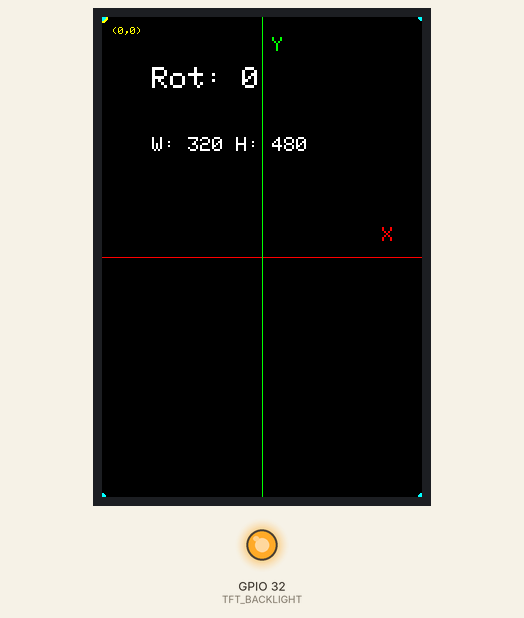
A sketch run on a simulated ESP32. On the bench: 320×480 colour display, output pins drawn as LEDs (lit = HIGH). Pins used as bus, display or sensor lines are not drawn; what the sketch prints to the serial monitor is not drawn.

Above: at 1.5 s.
At 10.9 s:
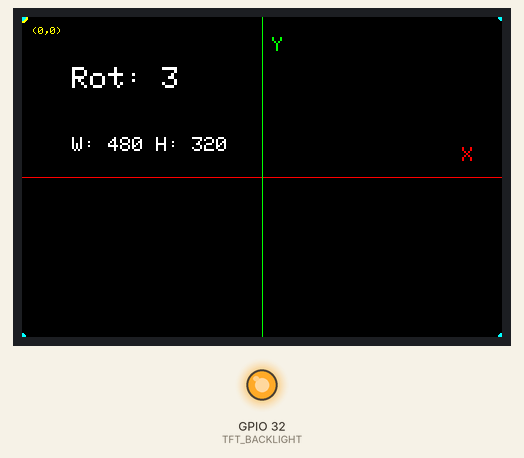
At 17.2 s:
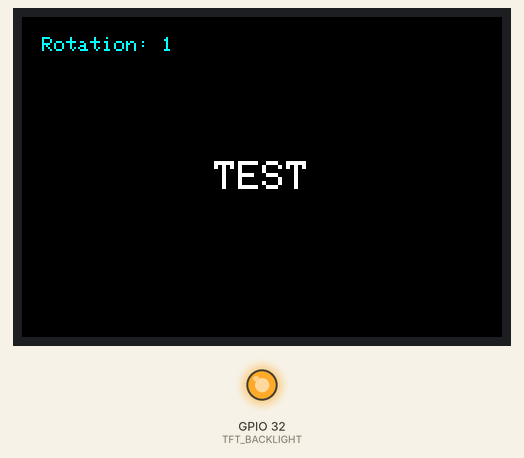
At 36.2 s:
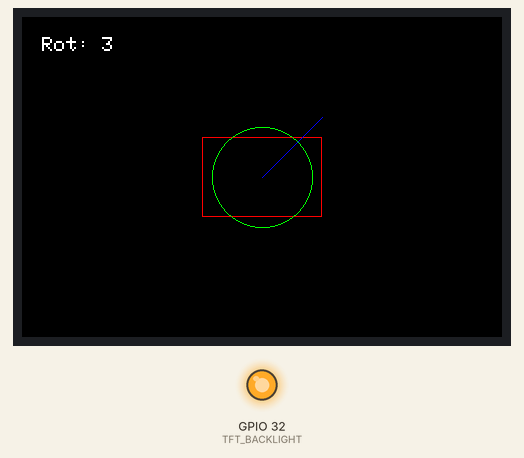
Timing chart, 0 to 37.7 s (numbered marks = the images above):
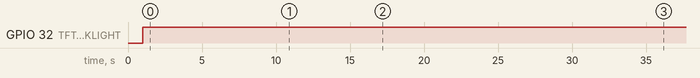

The sketch:

Lesson06_Rotation.ino
```cpp
/*
 * Lesson 06: Rotation
 * 3.5 inch TFT-LCD Display Tutorial
 *
 * Course objectives: Learn how to rotate screen orientation
 *
 * Key concepts:
 * - setRotation() function
 * - Effect of different rotation angles
 * - How rotation affects coordinates
 *
 * Library needed (install once via Tools -> Manage Libraries):
 * - "GFX Library for Arduino" by moononournation. Any recent version works.
 *
 * Before uploading, pick your board in Arduino IDE under Tools -> Board:
 * "ESP32S3 Dev Module" for an ESP32-S3, or "ESP32 Dev Module" for a classic ESP32.
 */

#include <Arduino_GFX_Library.h>

// ==================== Color Name Compatibility ====================
// GFX Library 1.6.5+ renamed the short color macros (BLACK, RED, ...) to RGB565_*.
// These aliases keep the sketch compiling on both old (<=1.6.4) and new (>=1.6.5)
// versions. The #ifndef guard makes it a no-op on versions that still define BLACK.
#ifndef BLACK
  #define BLACK   RGB565_BLACK
  #define WHITE   RGB565_WHITE
  #define RED     RGB565_RED
  #define GREEN   RGB565_GREEN
  #define BLUE    RGB565_BLUE
  #define YELLOW  RGB565_YELLOW
  #define MAGENTA RGB565_MAGENTA
  #define CYAN    RGB565_CYAN
#endif


// ==================== SPI LCD Pin Definitions ====================
// This kit ships wired for ESP32-S3, but the display module's ribbon cable works
// with any board. Pins are selected automatically based on the board you choose
// in Arduino IDE (Tools -> Board), so the same sketch compiles on both.
#if defined(CONFIG_IDF_TARGET_ESP32S3)
  // ESP32-S3 (select "ESP32S3 Dev Module") - default wiring for this kit
  #define TFT_CS    10   // CS  (Chip Select)
  #define TFT_RST   42   // RESET
  #define TFT_DC    2    // DC/RS/A0 (Data/Command) - **Must connect!**
  #define TFT_MOSI  11   // SDA/MOSI (SPI data)
  #define TFT_SCLK  12   // SCL/SCLK (SPI clock)
  #define TFT_BACKLIGHT 41  // LEDA/BLK (Backlight)
  #define TFT_USE_PSRAM true
  #define TFT_SPI_NUM   HSPI    // S3: SPI3 host (=1). Usable buses are FSPI(=0) and HSPI(=1).
#else
  // Classic ESP32 (e.g. Lonely Binary PinPulse, select "ESP32 Dev Module")
  // NOTE: GPIO 41/42 do not exist on classic ESP32, and GPIO 6-11 are reserved for
  // the on-chip SPI flash, so the S3 pins above cannot be used. These are the
  // standard VSPI pins for classic ESP32.
  #define TFT_CS    15   // CS  (Chip Select)
  #define TFT_RST   4    // RESET
  #define TFT_DC    2    // DC/RS/A0 (Data/Command) - **Must connect!**
  #define TFT_MOSI  23   // SDA/MOSI (SPI data, VSPI default)
  #define TFT_SCLK  18   // SCL/SCLK (SPI clock, VSPI default)
  #define TFT_BACKLIGHT 32  // LEDA/BLK (Backlight)
  #define TFT_USE_PSRAM false
  #define TFT_SPI_NUM   VSPI    // classic ESP32: SPI3 host (=3). NOT FSPI(=1) -- that is the on-chip flash bus.
#endif

// ==================== Create the display object ====================
// "bus" sets up HOW we talk to the screen (hardware SPI on the pins above).
// "gfx" is the ST7796 screen driver (320x480) we call to draw text and shapes.
// Using a different screen size? See ADAPTATION_GUIDE.md in that size's folder.
Arduino_DataBus *bus = new Arduino_ESP32SPI(TFT_DC, TFT_CS, TFT_SCLK, TFT_MOSI, GFX_NOT_DEFINED, TFT_SPI_NUM /* HSPI on S3, VSPI on classic ESP32 */, true /* is_shared_interface */);
Arduino_ST7796 *gfx = new Arduino_ST7796(bus, TFT_RST, 0, true /* IPS */, 320, 480, 0, 0, 0, 0);

// ==================== Initialization ====================
void setup() {
  Serial.begin(115200);
  delay(1000);

  Serial.println("Lesson 06: Rotation");
  Serial.println("Initializing LCD...");

  // Turn the backlight on (on/off only, no brightness control).
  pinMode(TFT_BACKLIGHT, OUTPUT);
  digitalWrite(TFT_BACKLIGHT, HIGH);  // HIGH = backlight ON

  // Reset display
  pinMode(TFT_RST, OUTPUT);
  digitalWrite(TFT_RST, LOW);
  delay(10);
  digitalWrite(TFT_RST, HIGH);
  delay(120);

  // Initialize LCD
  if (!gfx->begin()) {
    Serial.println("LCD initialization failed!");
    while (1);
  }

  Serial.println("LCD initialized successfully!");

  // ==================== Lesson Content ====================

  // Part 1: Show all rotation angles
  Serial.println("Displaying all rotation angles...");

  for (int rotation = 0; rotation < 4; rotation++) {
    // Set rotation
    gfx->setRotation(rotation);

    // Clear screen
    gfx->fillScreen(BLACK);

    // Show rotation info
    gfx->setTextColor(WHITE);
    gfx->setTextSize(3);
    gfx->setCursor(50, 50);
    gfx->print("Rot: ");
    gfx->println(rotation);

    // Show current screen size
    gfx->setTextSize(2);
    gfx->setCursor(50, 120);
    gfx->print("W: ");
    gfx->print(gfx->width());
    gfx->print(" H: ");
    gfx->println(gfx->height());

    // Draw axes
    int centerX = gfx->width() / 2;
    int centerY = gfx->height() / 2;

    // X axis (red)
    gfx->drawLine(0, centerY, gfx->width(), centerY, RED);
    gfx->setTextColor(RED);
    gfx->setTextSize(2);
    gfx->setCursor(gfx->width() - 40, centerY - 30);
    gfx->print("X");

    // Y axis (green)
    gfx->drawLine(centerX, 0, centerX, gfx->height(), GREEN);
    gfx->setTextColor(GREEN);
    gfx->setCursor(centerX + 10, 20);
    gfx->print("Y");

    // Origin marker
    gfx->fillCircle(0, 0, 5, YELLOW);
    gfx->setTextColor(YELLOW);
    gfx->setTextSize(1);
    gfx->setCursor(10, 10);
    gfx->print("(0,0)");

    // Corner markers
    gfx->fillCircle(0, 0, 3, CYAN);
    gfx->fillCircle(gfx->width()-1, 0, 3, CYAN);
    gfx->fillCircle(0, gfx->height()-1, 3, CYAN);
    gfx->fillCircle(gfx->width()-1, gfx->height()-1, 3, CYAN);

    delay(3000);
  }

  // Part 2: Same content at different rotations
  Serial.println("Displaying same content at different rotations...");

  for (int rotation = 0; rotation < 4; rotation++) {
    gfx->setRotation(rotation);
    gfx->fillScreen(BLACK);

    // Display text
    gfx->setTextColor(WHITE);
    gfx->setTextSize(4);

    // Center on screen
    int textWidth = 6 * 4 * 4;  // "TEST" 4 chars, size=4
    int x = (gfx->width() - textWidth) / 2;
    int y = (gfx->height() - 32) / 2;

    gfx->setCursor(x, y);
    gfx->println("TEST");

    // Show rotation
    gfx->setTextSize(2);
    gfx->setTextColor(CYAN);
    gfx->setCursor(20, 20);
    gfx->print("Rotation: ");
    gfx->println(rotation);

    delay(3000);
  }

  // Part 3: Graphics at different rotations
  Serial.println("Showing graphics at different rotations...");

  for (int rotation = 0; rotation < 4; rotation++) {
    gfx->setRotation(rotation);
    gfx->fillScreen(BLACK);

    int centerX = gfx->width() / 2;
    int centerY = gfx->height() / 2;

    // Draw rectangle
    gfx->drawRect(centerX - 60, centerY - 40, 120, 80, RED);

    // Draw circle
    gfx->drawCircle(centerX, centerY, 50, GREEN);

    // Draw line (to top-right)
    gfx->drawLine(centerX, centerY, centerX + 60, centerY - 60, BLUE);

    // Show angle
    gfx->setTextColor(WHITE);
    gfx->setTextSize(2);
    gfx->setCursor(20, 20);
    gfx->print("Rot: ");
    gfx->println(rotation);

    delay(3000);
  }

  // Part 4: Rotation reference
  Serial.println("Rotation angle reference...");
  gfx->setRotation(0);  // Restore default
  gfx->fillScreen(BLACK);

  gfx->setTextColor(WHITE);
  gfx->setTextSize(2);
  gfx->setCursor(50, 50);
  gfx->println("Rotation:");
  gfx->setCursor(50, 100);
  gfx->println("0 = 0 deg");
  gfx->setCursor(50, 150);
  gfx->println("1 = 90 deg");
  gfx->setCursor(50, 200);
  gfx->println("2 = 180 deg");
  gfx->setCursor(50, 250);
  gfx->println("3 = 270 deg");

  delay(5000);

  Serial.println("Rotation demonstration complete!");
}

void loop() {
  delay(1000);
}
```

Measured:
- by itself, GPIO 32 (TFT_BACKLIGHT): LOW → HIGH at 1.0 s
- what the display in image 0 shows lasts 3.2 s, from 1.4 s to 4.6 s
